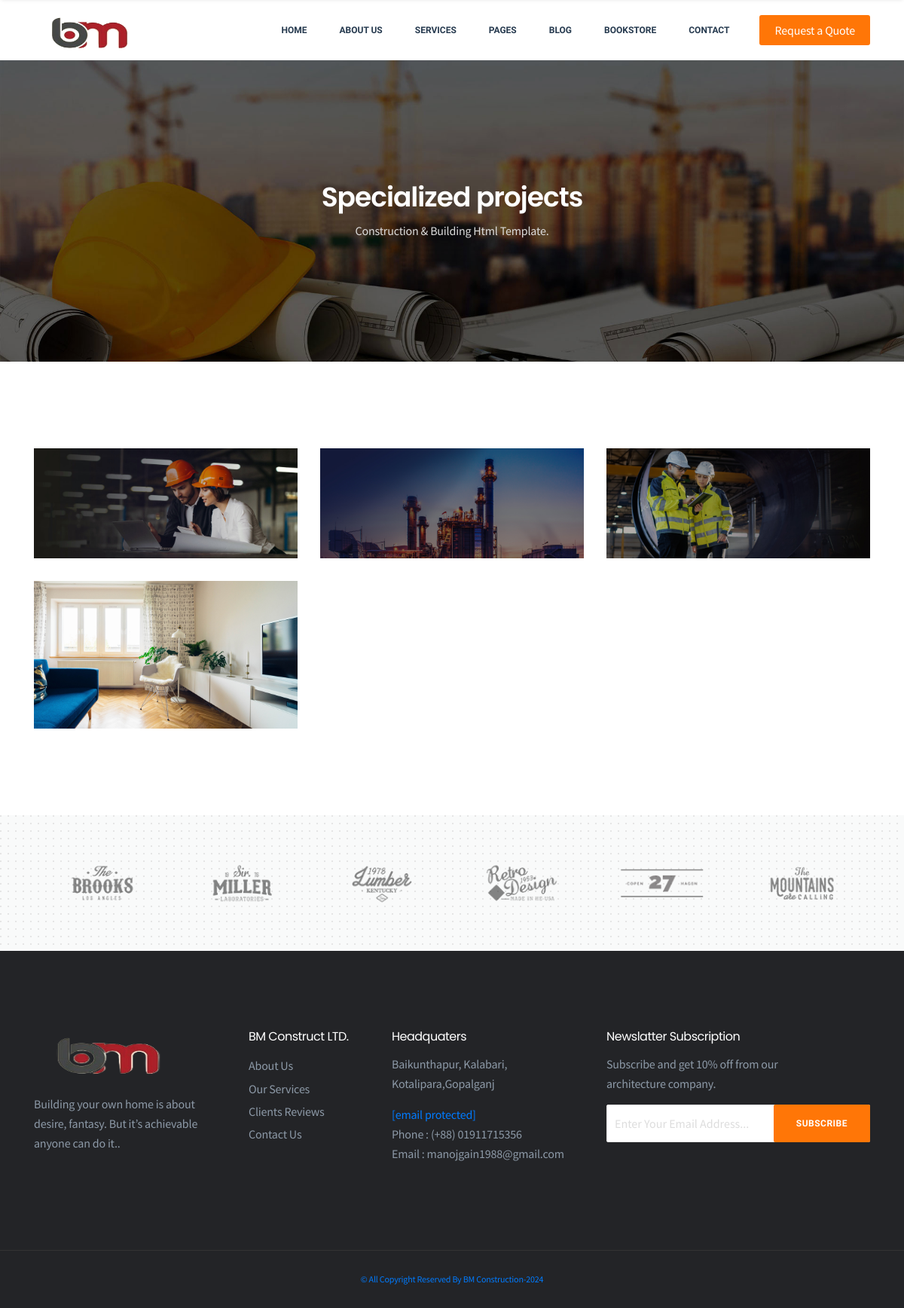
Before: /project/ with the older database file.
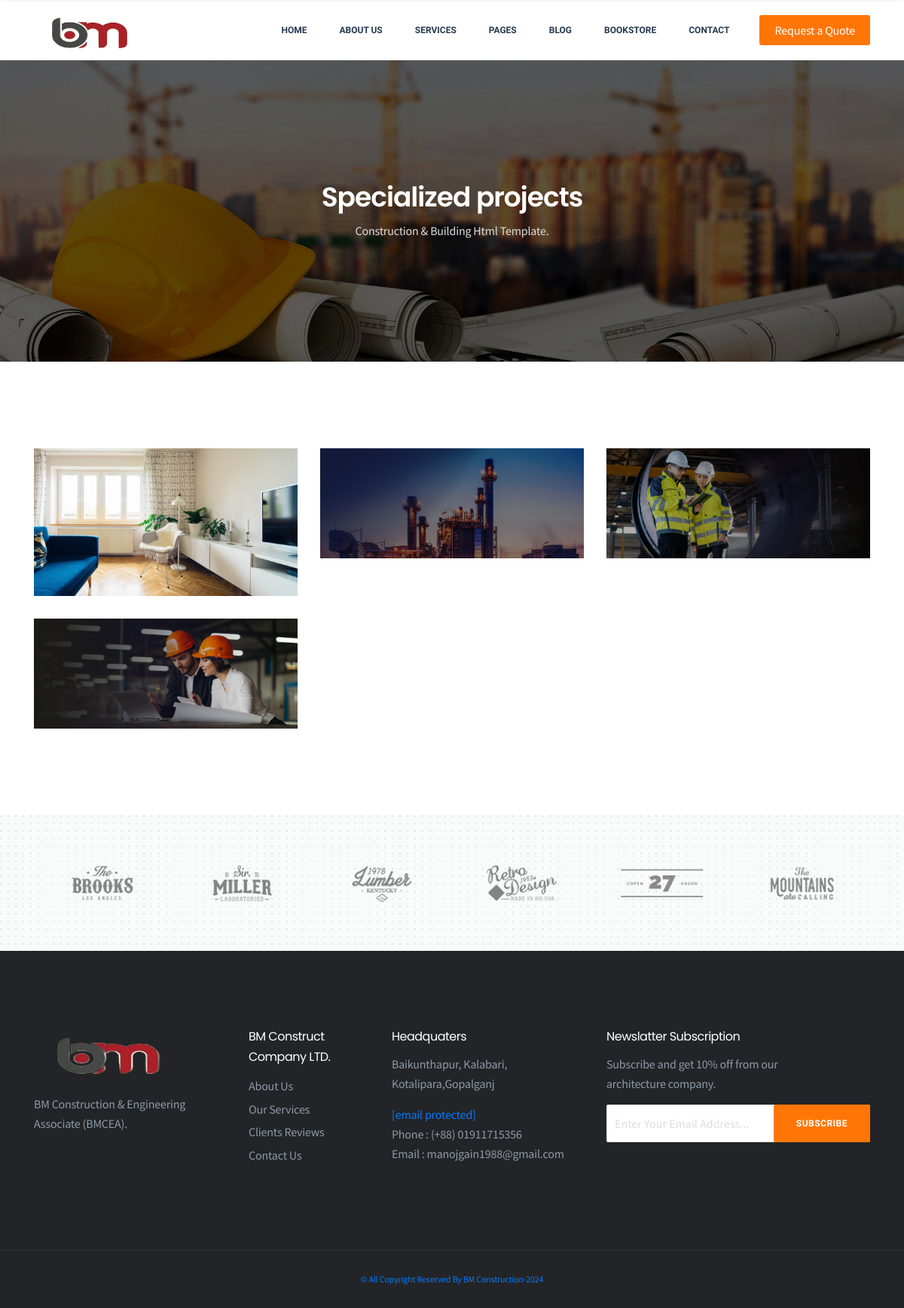
After: the same page with the newer database file.
### BmApp/models.py (models this page shows, shortened)
class ConstructionProject(models.Model):
    STATUS =(
        ('True', 'True'),
        ('False', 'False'),
    )
    category=models.ForeignKey(ConstructionCategory, on_delete=models.CASCADE)
    title=models.CharField(max_length=200)
    keywords=models.CharField(max_length=250)
    image=models.ImageField(blank=True,upload_to='product/')
    new_price=models.DecimalField(decimal_places=2, max_digits=15, default=0)
    old_price=models.DecimalField(decimal_places=2, max_digits=15)
    amount=models.IntegerField(default=0)
    min_amount=models.IntegerField(default=3)
    details=models.TextField(blank=True)
    status=models.CharField(max_length=50 ,choices=STATUS)
    slug=models.SlugField(null=True, unique=True)
    created_at=models.DateTimeField(auto_now_add=True)
    updated_at=models.DateTimeField(auto_now_add=True)
    def imageurl(self):
        if self.image:
            return self.image.url
        else:
            return ""
    def image_tag(self):
        return mark_safe('<img src="{}" heights="70" width="60" /> '.format(self.image.url))
    image_tag.short_description = 'Image'

### ConstructApp/models.py (models this page shows, shortened)
class Setting(models.Model):
    STATUS =(
        ('True', 'True'),
        ('False', 'False'),
    )
    title=models.CharField(max_length=150)
    keyword=models.CharField(max_length=250)
    description=models.CharField(max_length=250)
    company=models.CharField(max_length=50)
    address=models.CharField(blank=True,max_length=50)
    phone=models.CharField(blank=True,max_length=15)
    fax=models.CharField(blank=True,max_length=15)
    email=models.EmailField(blank=True,max_length=50)
    smtpserver=models.CharField(blank=True,max_length=50)
    smtpemail=models.CharField(blank=True,max_length=50)
    smtppassword=models.CharField(blank=True,max_length=50)
    smtpport=models.CharField(blank=True,max_length=5)
    icon=models.ImageField(blank=True,upload_to='images/')
    facebook=models.CharField(blank=True,max_length=50)
    instagram=models.CharField(blank=True,max_length=50)
    twitter=models.CharField(blank=True,max_length=50)
    youtube=models.CharField(blank=True,max_length=50)
    about=models.TextField(blank=True)
    contact=models.TextField(blank=True)
    references=models.TextField(blank=True)
    status=models.CharField(max_length=50 ,choices=STATUS)
    created_at=models.DateTimeField(auto_now_add=True)
    updated_at=models.DateTimeField(auto_now_add=True)

### ConstructApp/views.py (the view)
# urls.py: path('project/', views.Allprojects, name='project'),
def Allprojects(request):
    setting = get_object_or_404(Setting, id=1)
    projects = ConstructionProject.objects.all()
    context={
        'setting': setting,
        'projects': projects,
    }
    return render(request,'project.html',context)

### BmApp/models.py (called while the page is built)
    def __str__(self):
        return self.title

### ConstructApp/templates/project.html (shortened to what this page needs)
{% extends "home.html" %}
{% load static %}
{% block container %}
<section class="page-header padding">
    <div class="container">
    <div class="page-content text-center">
    <h2>Specialized projects</h2>
    <p>Construction & Building Html Template.</p>
    </div>
    </div>
    </section>
    <section class="projects-section padding">
    <div class="container">
    <div class="row">
    {% for p in projects %}
    <div class="col-lg-4 col-sm-6 padding-15">
    <div class="project-item">
    <img src="{{p.imageurl}}" alt="projects">
    </div>
    </div>
    {% endfor %}
    </div>
    </div>
    </section>
{% endblock container %}

### ConstructApp/templates/header.html (shortened to what this page needs)
{% load static %}
<header class="header">
    <div class="primary-header navbar-default navbar-fixed-top">
    <div class="container">
    <div class="primary-header-inner">
    <div class="header-logo">
    <a href="{% url 'home' %}"><img style='height:60px; width:150px' src="{{setting.icon.url}}" alt="Indico"></a>
    </div>
    <div class="header-menu-wrap">
    <ul class="dl-menu">
    <li><a href="{% url 'home' %}">Home</a>
    </li>
    <li><a href="{% url 'about' %}">About Us</a>
    </li>
    <li><a href="{% url 'services' %}">Services</a>
    </li>
    <li><a href="{% url 'home' %}">Pages</a>
    </li>
    <li><a href="{% url 'home' %}">Blog</a>
    </li>
    <li><a href="{% url 'book' %}">BookStore</a></li>
    <li><a href="{% url 'contact' %}">Contact</a></li>
    </ul>
    </div>
    <div class="header-right">
    <a class="menu-btn" href="{% url 'home' %}">Request a Quote</a>
    </div>
    </div>
    </div>
    </div>
    </header>

### ConstructApp/templates/footer.html (shortened to what this page needs)
{% load static %}
<div class="sponsor-section bg-grey">
    <div class="dots"></div>
    <div class="container">
    <div id="sponsor-carousel" class="sponsor-carousel owl-carousel">
    <div class="sponsor-item">
    <img src="{%static ''%}img/sponsor1.png" alt="sponsor">
    </div>
    <div class="sponsor-item">
    <img src="{%static ''%}img/sponsor2.png" alt="sponsor">
    </div>
    <div class="sponsor-item">
    <img src="{%static ''%}img/sponsor3.png" alt="sponsor">
    </div>
    <div class="sponsor-item">
    <img src="{%static ''%}img/sponsor4.png" alt="sponsor">
    </div>
    <div class="sponsor-item">
    <img src="{%static ''%}img/sponsor5.png" alt="sponsor">
    </div>
    <div class="sponsor-item">
    <img src="{%static ''%}img/sponsor6.png" alt="sponsor">
    </div>
    </div>
    </div>
    </div>
    <section class="widget-section padding">
    <div class="container">
    <div class="row">
    <div class="col-lg-3 col-sm-6 sm-padding">
    <div class="widget-content">
    <a href="#"><img style='height:70px; width:200px' src="{{setting.icon.url}}" alt="brand"></a>
    <p>{{setting.description}}.</p>
    </div>
    </div>
    <div class="col-lg-2 col-sm-6 sm-padding">
    <div class="widget-content">
    <h4>{{setting.company}}</h4>
    <ul class="widget-links">
    <li><a href="#">About Us</a></li>
    <li><a href="#">Our Services</a></li>
    <li><a href="#">Clients Reviews</a></li>
    <li><a href="#">Contact Us</a></li>
    </ul>
    </div>
    </div>
    <div class="col-lg-3 col-sm-6 sm-padding">
    <div class="widget-content">
    <h4>Headquaters</h4>
    <p>{{setting.address}}</p>
    <span><a href="{{setting.email}}" class="__cf_email__" data-cfemail="a8e0cdc4c4c7e8e9c4cdd0c9fcc0cdc5cd86c6cddc">[email&#160;protected]</a></span>
    <span>Phone : (+88) {{setting.phone}}</span>
    <p>Email : {{setting.email}}</p>
    </div>
    </div>
    <div class="col-lg-4 col-sm-6 sm-padding">
    <div class="widget-content">
    <h4>Newslatter Subscription</h4>
    <p>Subscribe and get 10% off from our <br>architecture company.</p>
    <div class="subscribe-box clearfix">
    <div class="subscribe-form-wrap">
    <form action="#" class="subscribe-form">
    <input type="email" name="email" id="subs-email" class="form-input" placeholder="Enter Your Email Address...">
    <button type="submit" class="submit-btn">Subscribe</button>
    </form>
    </div>
    </div>
    </div>
    </div>
    </div>
    </div>
    </section>
    <footer class="footer-section align-center">
    <div class="container">
    <p><a href="http://bm.com/">&copy; All Copyright Reserved By BM Construction-2024</a></p>
    </div>
    </footer>

Changed rows visible on the page:
changed Setting "Baikunthapur, Kalabari, Kotalipara,Gopalganj": description "Building your own home is about desire, fantasy. But it’s achievable anyone can do it." → "BM Construction & Engineering Associate (BMCEA)"; company "BM Construct LTD." → "BM Construct Company LTD."
changed ConstructionProject (number 1 of 4 on the later page): imageurl: a different picture
changed ConstructionProject (number 4 of 4 on the later page): imageurl: a different picture
